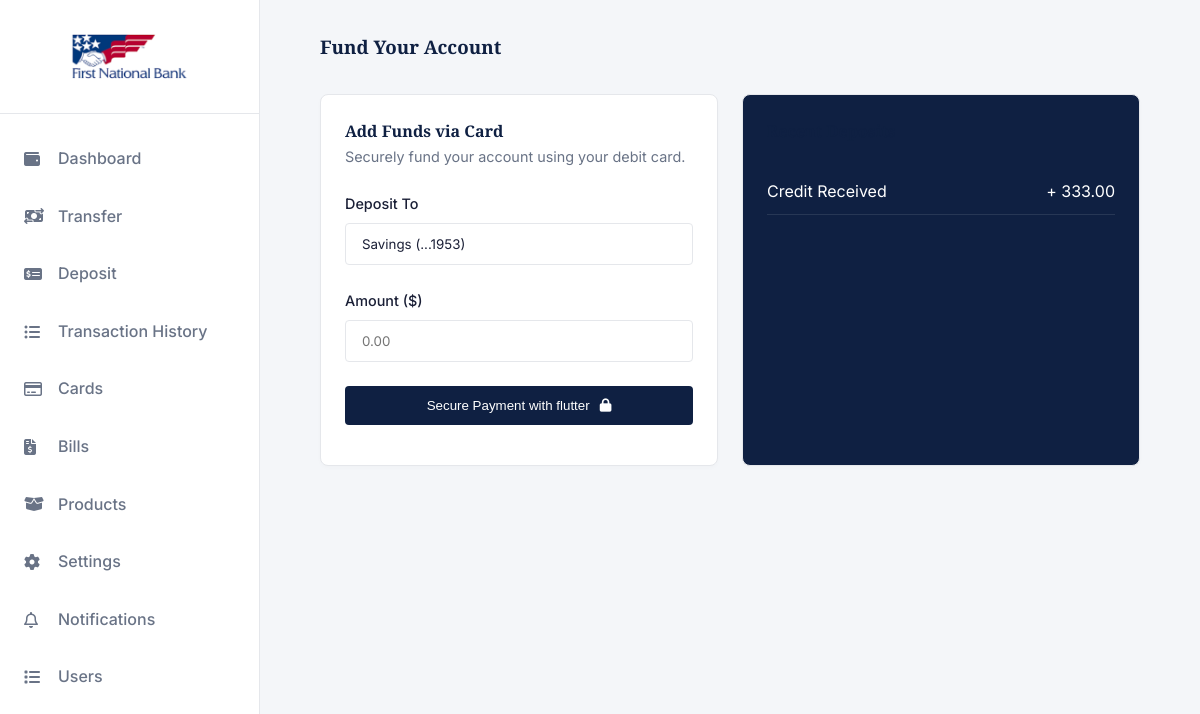
/deposit/ (signed in), run on the app's committed database.
### app/models.py (models this page shows, shortened)
class Account(models.Model):
    class AccountType(models.TextChoices):
        SAVINGS  = "SAVINGS",  "Savings"
        CHECKING = "CHECKING", "Checking"
        WALLET   = "WALLET",   "Wallet"
    class TierType(models.TextChoices):
        TierOne  = "Tier 1",  "Tier 1"
        TierTwo = "Tier 2", "Tier 2"
        TierThree   = "Tier 3",   "Tier 3"
    id             = models.UUIDField(primary_key=True, default=uuid.uuid4, editable=False)
    user           = models.OneToOneField(User, on_delete=models.PROTECT, related_name="account")
    account_genID  = models.CharField(max_length=20, unique=True, db_index=True)
    account_type   = models.CharField(max_length=20, choices=AccountType.choices, default=AccountType.SAVINGS)
    tier           = models.CharField(max_length=20, choices=TierType.choices, default=TierType.TierOne)
    balance        = models.DecimalField(max_digits=18, decimal_places=2, default=0)
    dob            = models.DateField(null=True, blank=True)
    nok_name       = models.CharField(max_length=100, null=True, blank=True)
    nok_contact    = models.CharField(max_length=100, null=True, blank=True)
    address        = models.CharField(max_length=100, null=True, blank=True)
    utility_bill   = CloudinaryField('raw', null=True, blank=True)
    is_active      = models.BooleanField(default=True)
    created_at     = models.DateTimeField(auto_now_add=True)
    updated_at     = models.DateTimeField(auto_now=True)
    pin            = models.CharField(max_length=4, null=True, blank=True)
    class Meta:
        db_table = "accounts"

class Transaction(models.Model):
    class TransactionType(models.TextChoices):
        DEPOSIT    = "DEPOSIT",    "Deposit"
        WITHDRAWAL = "WITHDRAWAL", "Withdrawal"
        TRANSFER   = "TRANSFER",   "Transfer"
        REVERSAL   = "REVERSAL",   "Reversal"
    class Status(models.TextChoices):
        PENDING   = "PENDING",   "Pending"
        COMPLETED = "COMPLETED", "Completed"
        FAILED    = "FAILED",    "Failed"
        REVERSED  = "REVERSED",  "Reversed"
    id              = models.UUIDField(primary_key=True, default=uuid.uuid4, editable=False)
    account         = models.ForeignKey(Account, on_delete=models.PROTECT, related_name="transactions")
    transaction_type = models.CharField(max_length=20, choices=TransactionType.choices)
    amount          = models.DecimalField(max_digits=18, decimal_places=2)
    balance_before  = models.DecimalField(max_digits=18, decimal_places=2)
    balance_after   = models.DecimalField(max_digits=18, decimal_places=2)
    description     = models.TextField(blank=True)
    reference       = models.CharField(max_length=100, unique=True, db_index=True)  # idempotency key
    status          = models.CharField(max_length=20, choices=Status.choices, default=Status.PENDING)
    counterpart_account = models.ForeignKey(
        Account,
        null=True, blank=True,
        on_delete=models.SET_NULL,
        related_name="incoming_transfers",
    )
    created_at = models.DateTimeField(auto_now_add=True, db_index=True)
    updated_at = models.DateTimeField(auto_now=True)
    class Meta:
        db_table = "transactions"
        ordering = ["-created_at"]

### app/views.py (the view)
# urls.py: path('deposit/', deposit, name='deposit'),
@login_required(login_url='accounts:login')
def deposit(request):
    account = get_object_or_404(Account, id=request.user.account.id)
    recents = Transaction.objects.filter(account=request.user.account, transaction_type="DEPOSIT")[:4]
    context = {
        'account': account,
        'flw_public_key': settings.FLW_PUBLIC_KEY,
        'recents': recents
    }
    return render(request, 'User/deposit.html', context)

### templates/User/deposit.html (shortened to what this page needs)
{% extends 'base.html' %}
{% load static %}
{% load humanize %}
{% block content %}
        <main class="main-content">
            <div class="top-bar"><h3>Fund Your Account</h3></div>
            <div class="grid-2">
                <div class="card">
                    <h4>Add Funds via Card</h4>
                    <p style="font-size: 0.9rem; color: var(--text-secondary); margin-bottom: 1.5rem;">Securely fund your account using your debit card.</p>
                    <form id="deposit-form">
                        <div class="form-group">
                            <label>Deposit To</label>
                            <input class="form-control" readonly value='Savings (...{{account.account_genID|slice:"-4:"}})'>
                        </div>
                        <div class="form-group">
                            <label>Amount ({% if request.user.country %}{{request.user.country.currency_symbol}}{% else %}${% endif %})</label>
                            <input type="number" class="form-control"
                               id="deposit-amount"
                               placeholder="0.00"
                               min="1">
                        </div>
                        <button type="button" id="pay-btn"  class="btn btn-primary" style="width: 100%; display: flex; align-items: center; justify-content: center; gap: 10px;">
                            Secure Payment with flutter<i class="fa-solid fa-lock"></i>
                        </button>
                    </form>
                </div>
                <div class="card" style="background-color: var(--brand-primary); color: white;">
                    <h4>Recent Deposits</h4>
                    <div style="margin-top: 1.5rem;">
                        {% for x in recents %}
                        <div style="display: flex; justify-content: space-between; padding: 10px 0; border-bottom: 1px solid rgba(255,255,255,0.1);">
                            <span>{{x.description}}</span>
                            <span>+ {{x.amount|intcomma}}</span>
                        </div>
                        {% endfor %}
                    </div>
                </div>
            </div>
        </main>
{% endblock %}

### static/css/styles.css (style rules this page uses)
:root { --bg-color: #f4f6f9; --surface-color: #ffffff; --text-primary: #1a1f36; --text-secondary: #697386; --brand-primary: #0f2042; --brand-accent: #cba052; --border-color: #e5e7eb; --success: #059669; --danger: #dc2626; --warning: #d97706; --font-heading: 'Playfair Display', serif; --font-body: 'Inter', sans-serif; --sidebar-width: 260px; --transition: all 0.3s ease; }
* { margin: 0; padding: 0; box-sizing: border-box; }
body { font-family: var(--font-body); background-color: var(--bg-color); color: var(--text-primary); line-height: 1.6; transition: background-color var(--transition), color var(--transition); }
h1, h2, h3, h4, .brand-logo { font-family: var(--font-heading); color: var(--brand-primary); }
.btn { display: inline-block; padding: 0.75rem 1.5rem; border-radius: 4px; font-weight: 500; cursor: pointer; text-align: center; border: none; transition: var(--transition); }
.btn-primary { background-color: var(--brand-primary); color: #fff; }
.card { background-color: var(--surface-color); border: 1px solid var(--border-color); border-radius: 8px; padding: 1.5rem; box-shadow: 0 2px 4px rgba(0,0,0,0.02); }
.form-group { margin-bottom: 1.5rem; }
.form-group label { display: block; margin-bottom: 0.5rem; font-weight: 500; font-size: 0.9rem; }
.form-control { width: 100%; padding: 0.75rem 1rem; border: 1px solid var(--border-color); border-radius: 4px; background-color: var(--surface-color); color: var(--text-primary); font-family: var(--font-body); }
.main-content { flex: 1; padding: 2rem 5%; overflow-y: auto; }
.top-bar { display: flex; justify-content: space-between; align-items: center; margin-bottom: 2rem; }
.grid-2 { display: grid; grid-template-columns: 1fr 1fr; gap: 1.5rem; }

### templates/base.html (style rules this page uses)
#deposit-amount { -moz-appearance: textfield; }

### data on the page
Account: account_genID "Savings (...1953)"
Transaction: description "Credit Received", amount "333.00"
